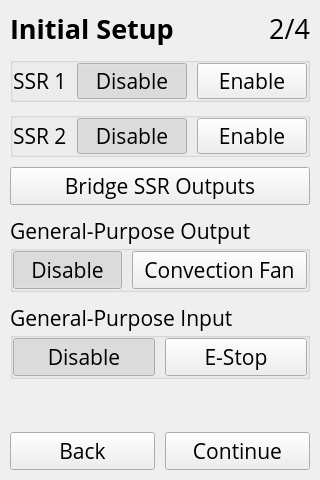
<?xml version="1.0" encoding="UTF-8"?>
<ui version="4.0">
 <class>MainWindow</class>
 <widget class="QMainWindow" name="MainWindow">
  <property name="geometry">
   <rect>
    <x>0</x>
    <y>0</y>
    <width>320</width>
    <height>480</height>
   </rect>
  </property>
  <property name="sizeIncrement">
   <size>
    <width>0</width>
    <height>0</height>
   </size>
  </property>
  <property name="font">
   <font>
    <family>Open Sans</family>
    <pointsize>16</pointsize>
   </font>
  </property>
  <property name="windowTitle">
   <string>Controller Setup</string>
  </property>
  <widget class="QWidget" name="centralwidget">
   <layout class="QVBoxLayout" name="verticalLayout">
    <property name="spacing">
     <number>10</number>
    </property>
    <property name="leftMargin">
     <number>10</number>
    </property>
    <property name="topMargin">
     <number>10</number>
    </property>
    <property name="rightMargin">
     <number>10</number>
    </property>
    <property name="bottomMargin">
     <number>10</number>
    </property>
    <item>
     <layout class="QHBoxLayout" name="layout_title">
      <item>
       <widget class="QLabel" name="label_title">
        <property name="maximumSize">
         <size>
          <width>16777215</width>
          <height>40</height>
         </size>
        </property>
        <property name="font">
         <font>
          <family>Open Sans</family>
          <pointsize>20</pointsize>
          <weight>75</weight>
          <bold>true</bold>
         </font>
        </property>
        <property name="text">
         <string>Initial Setup</string>
        </property>
        <property name="alignment">
         <set>Qt::AlignLeading|Qt::AlignLeft|Qt::AlignTop</set>
        </property>
       </widget>
      </item>
      <item>
       <widget class="QLabel" name="label_step">
        <property name="font">
         <font>
          <family>Open Sans</family>
          <pointsize>20</pointsize>
         </font>
        </property>
        <property name="text">
         <string>2/4</string>
        </property>
        <property name="alignment">
         <set>Qt::AlignRight|Qt::AlignTrailing|Qt::AlignVCenter</set>
        </property>
       </widget>
      </item>
     </layout>
    </item>
    <item>
     <widget class="QGroupBox" name="group_ssr1">
      <property name="maximumSize">
       <size>
        <width>16777215</width>
        <height>45</height>
       </size>
      </property>
      <property name="title">
       <string/>
      </property>
      <property name="flat">
       <bool>true</bool>
      </property>
      <layout class="QHBoxLayout" name="horizontalLayout">
       <property name="spacing">
        <number>10</number>
       </property>
       <property name="leftMargin">
        <number>0</number>
       </property>
       <property name="topMargin">
        <number>0</number>
       </property>
       <property name="rightMargin">
        <number>0</number>
       </property>
       <property name="bottomMargin">
        <number>0</number>
       </property>
       <item>
        <widget class="QLabel" name="label_ssr1">
         <property name="sizePolicy">
          <sizepolicy hsizetype="Fixed" vsizetype="Preferred">
           <horstretch>0</horstretch>
           <verstretch>0</verstretch>
          </sizepolicy>
         </property>
         <property name="text">
          <string>SSR 1</string>
         </property>
        </widget>
       </item>
       <item>
        <widget class="QPushButton" name="btn_ssr1_disable">
         <property name="text">
          <string>Disable</string>
         </property>
         <property name="checkable">
          <bool>true</bool>
         </property>
         <property name="checked">
          <bool>true</bool>
         </property>
         <property name="autoExclusive">
          <bool>true</bool>
         </property>
        </widget>
       </item>
       <item>
        <widget class="QPushButton" name="btn_ssr1_enable">
         <property name="text">
          <string>Enable</string>
         </property>
         <property name="checkable">
          <bool>true</bool>
         </property>
         <property name="autoExclusive">
          <bool>true</bool>
         </property>
        </widget>
       </item>
      </layout>
     </widget>
    </item>
    <item>
     <widget class="QGroupBox" name="group_ssr2">
      <property name="maximumSize">
       <size>
        <width>16777215</width>
        <height>45</height>
       </size>
      </property>
      <property name="title">
       <string/>
      </property>
      <property name="flat">
       <bool>true</bool>
      </property>
      <layout class="QHBoxLayout" name="horizontalLayout_2">
       <property name="spacing">
        <number>10</number>
       </property>
       <property name="leftMargin">
        <number>0</number>
       </property>
       <property name="topMargin">
        <number>0</number>
       </property>
       <property name="rightMargin">
        <number>0</number>
       </property>
       <property name="bottomMargin">
        <number>0</number>
       </property>
       <item>
        <widget class="QLabel" name="label_ssr2">
         <property name="sizePolicy">
          <sizepolicy hsizetype="Fixed" vsizetype="Preferred">
           <horstretch>0</horstretch>
           <verstretch>0</verstretch>
          </sizepolicy>
         </property>
         <property name="text">
          <string>SSR 2</string>
         </property>
        </widget>
       </item>
       <item>
        <widget class="QPushButton" name="btn_ssr2_disable">
         <property name="text">
          <string>Disable</string>
         </property>
         <property name="checkable">
          <bool>true</bool>
         </property>
         <property name="checked">
          <bool>true</bool>
         </property>
         <property name="autoExclusive">
          <bool>true</bool>
         </property>
        </widget>
       </item>
       <item>
        <widget class="QPushButton" name="btn_ssr2_enable">
         <property name="text">
          <string>Enable</string>
         </property>
         <property name="checkable">
          <bool>true</bool>
         </property>
         <property name="autoExclusive">
          <bool>true</bool>
         </property>
        </widget>
       </item>
      </layout>
     </widget>
    </item>
    <item>
     <widget class="QPushButton" name="btn_bridge_ssr">
      <property name="focusPolicy">
       <enum>Qt::StrongFocus</enum>
      </property>
      <property name="text">
       <string>Bridge SSR Outputs</string>
      </property>
      <property name="checkable">
       <bool>true</bool>
      </property>
     </widget>
    </item>
    <item>
     <widget class="QGroupBox" name="group_gpo">
      <property name="title">
       <string>General-Purpose Output</string>
      </property>
      <layout class="QHBoxLayout" name="horizontalLayout_3">
       <property name="spacing">
        <number>10</number>
       </property>
       <property name="leftMargin">
        <number>0</number>
       </property>
       <property name="topMargin">
        <number>0</number>
       </property>
       <property name="rightMargin">
        <number>0</number>
       </property>
       <property name="bottomMargin">
        <number>0</number>
       </property>
       <item>
        <widget class="QPushButton" name="btn_gpo_disable">
         <property name="text">
          <string>Disable</string>
         </property>
         <property name="checkable">
          <bool>true</bool>
         </property>
         <property name="checked">
          <bool>true</bool>
         </property>
         <property name="autoRepeat">
          <bool>false</bool>
         </property>
         <property name="autoExclusive">
          <bool>true</bool>
         </property>
        </widget>
       </item>
       <item>
        <widget class="QPushButton" name="btn_gpo_fan">
         <property name="minimumSize">
          <size>
           <width>175</width>
           <height>0</height>
          </size>
         </property>
         <property name="text">
          <string>Convection Fan</string>
         </property>
         <property name="checkable">
          <bool>true</bool>
         </property>
         <property name="autoExclusive">
          <bool>true</bool>
         </property>
        </widget>
       </item>
      </layout>
     </widget>
    </item>
    <item>
     <widget class="QGroupBox" name="group_gpi">
      <property name="title">
       <string>General-Purpose Input</string>
      </property>
      <layout class="QHBoxLayout" name="horizontalLayout_4">
       <property name="spacing">
        <number>10</number>
       </property>
       <property name="leftMargin">
        <number>0</number>
       </property>
       <property name="topMargin">
        <number>0</number>
       </property>
       <property name="rightMargin">
        <number>0</number>
       </property>
       <property name="bottomMargin">
        <number>0</number>
       </property>
       <item>
        <widget class="QPushButton" name="btn_gpi_disable">
         <property name="text">
          <string>Disable</string>
         </property>
         <property name="checkable">
          <bool>true</bool>
         </property>
         <property name="checked">
          <bool>true</bool>
         </property>
         <property name="autoExclusive">
          <bool>true</bool>
         </property>
        </widget>
       </item>
       <item>
        <widget class="QPushButton" name="btn_gpi_estop">
         <property name="text">
          <string>E-Stop</string>
         </property>
         <property name="checkable">
          <bool>true</bool>
         </property>
         <property name="autoExclusive">
          <bool>true</bool>
         </property>
        </widget>
       </item>
      </layout>
     </widget>
    </item>
    <item>
     <spacer name="spacer">
      <property name="orientation">
       <enum>Qt::Vertical</enum>
      </property>
      <property name="sizeHint" stdset="0">
       <size>
        <width>20</width>
        <height>40</height>
       </size>
      </property>
     </spacer>
    </item>
    <item>
     <layout class="QHBoxLayout" name="layout_nav">
      <property name="spacing">
       <number>10</number>
      </property>
      <item>
       <widget class="QPushButton" name="btn_back">
        <property name="text">
         <string>Back</string>
        </property>
       </widget>
      </item>
      <item>
       <widget class="QPushButton" name="btn_continue">
        <property name="text">
         <string>Continue</string>
        </property>
       </widget>
      </item>
     </layout>
    </item>
   </layout>
  </widget>
 </widget>
 <layoutdefault spacing="10" margin="5"/>
 <resources/>
 <connections/>
 <designerdata>
  <property name="gridDeltaX">
   <number>5</number>
  </property>
  <property name="gridDeltaY">
   <number>5</number>
  </property>
  <property name="gridSnapX">
   <bool>true</bool>
  </property>
  <property name="gridSnapY">
   <bool>true</bool>
  </property>
  <property name="gridVisible">
   <bool>true</bool>
  </property>
 </designerdata>
</ui>
